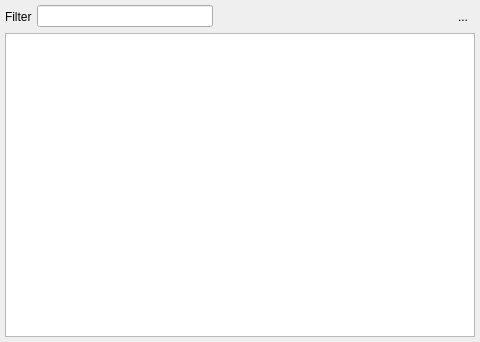
<?xml version="1.0" encoding="UTF-8"?>
<ui version="4.0">
 <class>shv::visu::LogWidget</class>
 <widget class="QWidget" name="shv::visu::LogWidget">
  <property name="geometry">
   <rect>
    <x>0</x>
    <y>0</y>
    <width>480</width>
    <height>342</height>
   </rect>
  </property>
  <property name="windowTitle">
   <string>Form</string>
  </property>
  <layout class="QVBoxLayout" name="verticalLayout">
   <property name="spacing">
    <number>5</number>
   </property>
   <property name="leftMargin">
    <number>5</number>
   </property>
   <property name="topMargin">
    <number>5</number>
   </property>
   <property name="rightMargin">
    <number>5</number>
   </property>
   <property name="bottomMargin">
    <number>5</number>
   </property>
   <item>
    <layout class="QHBoxLayout" name="horizontalLayout">
     <item>
      <widget class="QLabel" name="label_2">
       <property name="text">
        <string>Filter</string>
       </property>
      </widget>
     </item>
     <item>
      <widget class="QLineEdit" name="edFilter">
       <property name="clearButtonEnabled">
        <bool>true</bool>
       </property>
      </widget>
     </item>
     <item>
      <spacer name="horizontalSpacer">
       <property name="orientation">
        <enum>Qt::Horizontal</enum>
       </property>
       <property name="sizeHint" stdset="0">
        <size>
         <width>40</width>
         <height>20</height>
        </size>
       </property>
      </spacer>
     </item>
     <item>
      <widget class="QToolButton" name="btClearLog">
       <property name="toolTip">
        <string>Clear</string>
       </property>
       <property name="icon">
        <iconset resource="../../images/images.qrc">
         <normaloff>:/shv/visu/images/delete.svg</normaloff>:/shv/visu/images/delete.svg</iconset>
       </property>
       <property name="autoRaise">
        <bool>true</bool>
       </property>
      </widget>
     </item>
     <item>
      <widget class="QToolButton" name="btResizeColumns">
       <property name="toolTip">
        <string>Resize columns to fit content</string>
       </property>
       <property name="icon">
        <iconset resource="../../images/images.qrc">
         <normaloff>:/shv/visu/images/zoom-fitwidth.svg</normaloff>:/shv/visu/images/zoom-fitwidth.svg</iconset>
       </property>
       <property name="autoRaise">
        <bool>true</bool>
       </property>
      </widget>
     </item>
     <item>
      <widget class="QToolButton" name="btTableMenu">
       <property name="toolTip">
        <string>Event log options</string>
       </property>
       <property name="text">
        <string>...</string>
       </property>
       <property name="icon">
        <iconset resource="../../images/images.qrc">
         <normaloff>:/shv/visu/images/settings.svg</normaloff>:/shv/visu/images/settings.svg</iconset>
       </property>
       <property name="popupMode">
        <enum>QToolButton::InstantPopup</enum>
       </property>
       <property name="autoRaise">
        <bool>true</bool>
       </property>
      </widget>
     </item>
    </layout>
   </item>
   <item>
    <widget class="LogWidgetTableView" name="tableView">
     <property name="editTriggers">
      <set>QAbstractItemView::NoEditTriggers</set>
     </property>
     <property name="selectionMode">
      <enum>QAbstractItemView::ExtendedSelection</enum>
     </property>
     <property name="gridStyle">
      <enum>Qt::NoPen</enum>
     </property>
     <attribute name="horizontalHeaderStretchLastSection">
      <bool>true</bool>
     </attribute>
    </widget>
   </item>
  </layout>
 </widget>
 <customwidgets>
  <customwidget>
   <class>LogWidgetTableView</class>
   <extends>QTableView</extends>
   <header>shv/visu/logwidget.h</header>
  </customwidget>
 </customwidgets>
 <resources>
  <include location="../../images/images.qrc"/>
 </resources>
 <connections/>
</ui>
